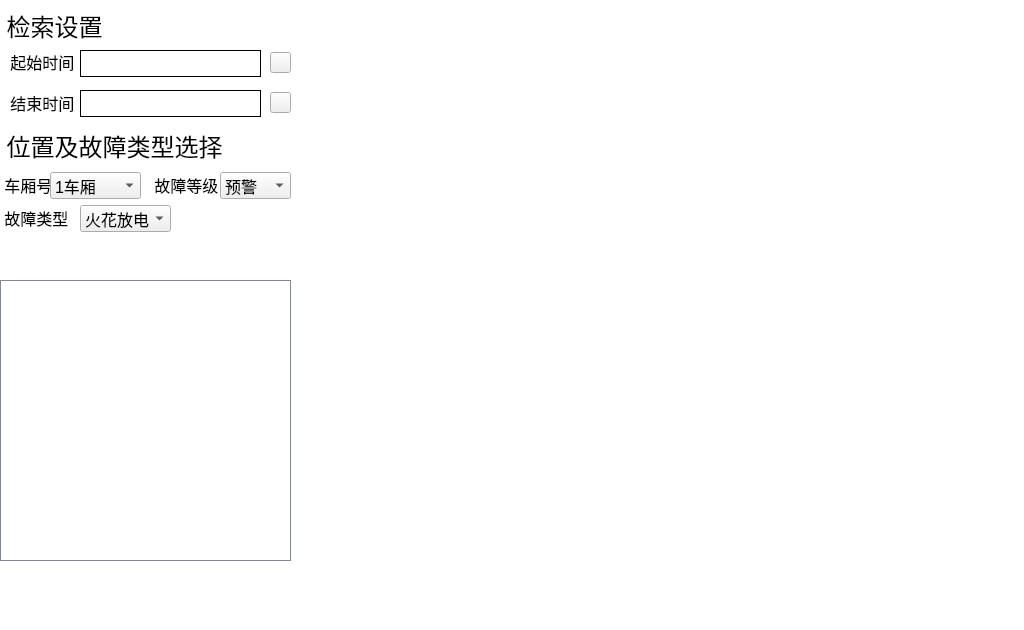
<?xml version="1.0" encoding="UTF-8"?>
<ui version="4.0">
 <class>inteAnalyWidget</class>
 <widget class="QWidget" name="inteAnalyWidget">
  <property name="geometry">
   <rect>
    <x>0</x>
    <y>0</y>
    <width>1024</width>
    <height>630</height>
   </rect>
  </property>
  <property name="windowTitle">
   <string>Form</string>
  </property>
  <widget class="QPushButton" name="pushButton_15">
   <property name="geometry">
    <rect>
     <x>90</x>
     <y>240</y>
     <width>112</width>
     <height>32</height>
    </rect>
   </property>
   <property name="font">
    <font>
     <pointsize>12</pointsize>
    </font>
   </property>
   <property name="styleSheet">
    <string notr="true">QPushButton{
background-image: url(:/monres/search.bmp);
border-color: rgb(255, 255, 255);
border-width: 1px;
border-style: solid;}
QPushButton:pressed
{background-color: rgb(86, 164, 246);color: rgb(255, 255, 255);border-color: rgb(170, 170, 170);border-width: 2px;border-style: solid;}</string>
   </property>
   <property name="text">
    <string/>
   </property>
  </widget>
  <widget class="QComboBox" name="comboBox_4">
   <property name="geometry">
    <rect>
     <x>220</x>
     <y>172</y>
     <width>71</width>
     <height>27</height>
    </rect>
   </property>
   <property name="font">
    <font>
     <pointsize>12</pointsize>
    </font>
   </property>
   <item>
    <property name="text">
     <string>预警</string>
    </property>
   </item>
   <item>
    <property name="text">
     <string>告警</string>
    </property>
   </item>
   <item>
    <property name="text">
     <string>报警</string>
    </property>
   </item>
  </widget>
  <widget class="QLabel" name="label_3">
   <property name="geometry">
    <rect>
     <x>6</x>
     <y>41</y>
     <width>71</width>
     <height>41</height>
    </rect>
   </property>
   <property name="font">
    <font>
     <pointsize>12</pointsize>
    </font>
   </property>
   <property name="styleSheet">
    <string notr="true"> #label_3 { 
	color: rgb(0, 0, 0);
    background-color: rgb(255, 255, 255);
  } 
 #label_3 * { 
     background-color:; 
 }</string>
   </property>
   <property name="text">
    <string> 起始时间</string>
   </property>
  </widget>
  <widget class="QComboBox" name="comboBox_3">
   <property name="geometry">
    <rect>
     <x>50</x>
     <y>172</y>
     <width>91</width>
     <height>27</height>
    </rect>
   </property>
   <property name="font">
    <font>
     <pointsize>12</pointsize>
    </font>
   </property>
   <item>
    <property name="text">
     <string>1车厢</string>
    </property>
   </item>
   <item>
    <property name="text">
     <string>2车厢</string>
    </property>
   </item>
   <item>
    <property name="text">
     <string>3车厢</string>
    </property>
   </item>
   <item>
    <property name="text">
     <string>4车厢</string>
    </property>
   </item>
   <item>
    <property name="text">
     <string>5车厢</string>
    </property>
   </item>
  </widget>
  <widget class="QPushButton" name="pushButton_8">
   <property name="geometry">
    <rect>
     <x>0</x>
     <y>580</y>
     <width>161</width>
     <height>46</height>
    </rect>
   </property>
   <property name="font">
    <font>
     <pointsize>12</pointsize>
    </font>
   </property>
   <property name="styleSheet">
    <string notr="true">QPushButton{
background-image: url(:/monres/faultmapdownload.bmp);
border-color: rgb(255, 255, 255);
border-width: 1px;
border-style: solid;}

QPushButton:pressed
{background-color: rgb(86, 164, 246);color: rgb(255, 255, 255);border-color: rgb(170, 170, 170);border-width: 2px;border-style: solid;}</string>
   </property>
   <property name="text">
    <string/>
   </property>
  </widget>
  <widget class="QLabel" name="label_6">
   <property name="geometry">
    <rect>
     <x>0</x>
     <y>164</y>
     <width>51</width>
     <height>41</height>
    </rect>
   </property>
   <property name="font">
    <font>
     <pointsize>12</pointsize>
    </font>
   </property>
   <property name="styleSheet">
    <string notr="true"> #label_6 { 
	color: rgb(0, 0, 0);
    background-color: rgb(255, 255, 255);
  } 
 #label_6 * { 
     background-color:; 
 }</string>
   </property>
   <property name="text">
    <string> 车厢号</string>
   </property>
  </widget>
  <widget class="QPushButton" name="pushButton_17">
   <property name="geometry">
    <rect>
     <x>680</x>
     <y>575</y>
     <width>51</width>
     <height>51</height>
    </rect>
   </property>
   <property name="styleSheet">
    <string notr="true">background-image: url(:/monres/next.bmp);</string>
   </property>
   <property name="text">
    <string/>
   </property>
   <property name="iconSize">
    <size>
     <width>41</width>
     <height>41</height>
    </size>
   </property>
   <property name="flat">
    <bool>true</bool>
   </property>
  </widget>
  <widget class="QComboBox" name="comboBox_5">
   <property name="geometry">
    <rect>
     <x>80</x>
     <y>205</y>
     <width>91</width>
     <height>27</height>
    </rect>
   </property>
   <property name="font">
    <font>
     <pointsize>12</pointsize>
    </font>
   </property>
   <item>
    <property name="text">
     <string>火花放电</string>
    </property>
   </item>
   <item>
    <property name="text">
     <string>火花频率较高</string>
    </property>
   </item>
   <item>
    <property name="text">
     <string>火花较大</string>
    </property>
   </item>
   <item>
    <property name="text">
     <string>整体结构异常</string>
    </property>
   </item>
  </widget>
  <widget class="QLabel" name="label_12">
   <property name="geometry">
    <rect>
     <x>300</x>
     <y>0</y>
     <width>724</width>
     <height>561</height>
    </rect>
   </property>
   <property name="styleSheet">
    <string notr="true">color: rgb(255, 255, 255);
background-image: url(:/res/playerbk.png);</string>
   </property>
   <property name="text">
    <string/>
   </property>
  </widget>
  <widget class="QPushButton" name="pushButton_16">
   <property name="geometry">
    <rect>
     <x>165</x>
     <y>580</y>
     <width>161</width>
     <height>46</height>
    </rect>
   </property>
   <property name="font">
    <font>
     <pointsize>12</pointsize>
    </font>
   </property>
   <property name="styleSheet">
    <string notr="true">QPushButton{
background-image: url(:/monres/erroconfig.bmp);
border-color: rgb(255, 255, 255);
border-width: 1px;
border-style: solid;}


QPushButton:pressed
{background-color: rgb(86, 164, 246);color: rgb(255, 255, 255);border-color: rgb(170, 170, 170);border-width: 2px;border-style: solid;}</string>
   </property>
   <property name="text">
    <string/>
   </property>
  </widget>
  <widget class="QPushButton" name="pushButton_11">
   <property name="geometry">
    <rect>
     <x>610</x>
     <y>575</y>
     <width>51</width>
     <height>51</height>
    </rect>
   </property>
   <property name="styleSheet">
    <string notr="true">background-image: url(:/monres/before.bmp);</string>
   </property>
   <property name="text">
    <string/>
   </property>
   <property name="iconSize">
    <size>
     <width>41</width>
     <height>41</height>
    </size>
   </property>
   <property name="flat">
    <bool>true</bool>
   </property>
  </widget>
  <widget class="QLabel" name="label_4">
   <property name="geometry">
    <rect>
     <x>6</x>
     <y>82</y>
     <width>71</width>
     <height>41</height>
    </rect>
   </property>
   <property name="font">
    <font>
     <pointsize>12</pointsize>
    </font>
   </property>
   <property name="styleSheet">
    <string notr="true"> #label_4 { 
	color: rgb(0, 0, 0);
    background-color: rgb(255, 255, 255);
  } 
 #label_4 * { 
     background-color:; 
 }</string>
   </property>
   <property name="text">
    <string> 结束时间</string>
   </property>
  </widget>
  <widget class="QLabel" name="label_5">
   <property name="geometry">
    <rect>
     <x>0</x>
     <y>130</y>
     <width>281</width>
     <height>31</height>
    </rect>
   </property>
   <property name="font">
    <font>
     <pointsize>18</pointsize>
    </font>
   </property>
   <property name="styleSheet">
    <string notr="true"> #label_5 { 
	color: rgb(0, 0, 0);
    background-color: rgb(255, 255, 255);
  } 
 #label_5 * { 
     background-color:; 
 }</string>
   </property>
   <property name="text">
    <string> 位置及故障类型选择</string>
   </property>
  </widget>
  <widget class="QLabel" name="label_14">
   <property name="geometry">
    <rect>
     <x>0</x>
     <y>197</y>
     <width>71</width>
     <height>41</height>
    </rect>
   </property>
   <property name="font">
    <font>
     <pointsize>12</pointsize>
    </font>
   </property>
   <property name="styleSheet">
    <string notr="true"> #label_14 { 
	color: rgb(0, 0, 0);
    background-color: rgb(255, 255, 255);
  } 
 #label_14 * { 
     background-color:; 
 }</string>
   </property>
   <property name="text">
    <string> 故障类型</string>
   </property>
  </widget>
  <widget class="QTableWidget" name="recordFileTableWidget">
   <property name="geometry">
    <rect>
     <x>0</x>
     <y>280</y>
     <width>291</width>
     <height>281</height>
    </rect>
   </property>
   <property name="font">
    <font>
     <pointsize>12</pointsize>
    </font>
   </property>
   <property name="styleSheet">
    <string notr="true">border-style: none;
background-color: rgb(255,255,255);
gridline-color: rgb(130, 135, 144);
border-color: rgb(130, 135, 144);
border-width: 1px;border-style: solid;</string>
   </property>
   <property name="showGrid">
    <bool>false</bool>
   </property>
   <property name="columnCount">
    <number>0</number>
   </property>
   <attribute name="horizontalHeaderCascadingSectionResizes">
    <bool>false</bool>
   </attribute>
   <attribute name="horizontalHeaderDefaultSectionSize">
    <number>100</number>
   </attribute>
   <attribute name="horizontalHeaderShowSortIndicator" stdset="0">
    <bool>false</bool>
   </attribute>
   <attribute name="horizontalHeaderStretchLastSection">
    <bool>true</bool>
   </attribute>
   <attribute name="verticalHeaderVisible">
    <bool>false</bool>
   </attribute>
  </widget>
  <widget class="QLabel" name="label_2">
   <property name="geometry">
    <rect>
     <x>0</x>
     <y>2</y>
     <width>111</width>
     <height>46</height>
    </rect>
   </property>
   <property name="font">
    <font>
     <pointsize>18</pointsize>
    </font>
   </property>
   <property name="styleSheet">
    <string notr="true"> #label_2 { 
	color: rgb(0, 0, 0);
    background-color: rgb(255, 255, 255);
  } 
 #label_2 * { 
     background-color:; 
 }</string>
   </property>
   <property name="text">
    <string> 检索设置</string>
   </property>
  </widget>
  <widget class="QLabel" name="label_7">
   <property name="geometry">
    <rect>
     <x>150</x>
     <y>164</y>
     <width>71</width>
     <height>41</height>
    </rect>
   </property>
   <property name="font">
    <font>
     <pointsize>12</pointsize>
    </font>
   </property>
   <property name="styleSheet">
    <string notr="true"> #label_7 { 
	color: rgb(0, 0, 0);
    background-color: rgb(255, 255, 255);
  } 
 #label_7 * { 
     background-color:; 
 }</string>
   </property>
   <property name="text">
    <string> 故障等级</string>
   </property>
  </widget>
  <widget class="QPushButton" name="pushButton_33">
   <property name="geometry">
    <rect>
     <x>400</x>
     <y>580</y>
     <width>180</width>
     <height>43</height>
    </rect>
   </property>
   <property name="font">
    <font>
     <pointsize>12</pointsize>
    </font>
   </property>
   <property name="styleSheet">
    <string notr="true">QPushButton{
background-image: url(:/monres/replacevideo.bmp);
border-color: rgb(255, 255, 255);
border-width: 1px;
border-style: solid;}


QPushButton:pressed
{background-color: rgb(86, 164, 246);color: rgb(255, 255, 255);border-color: rgb(170, 170, 170);border-width: 2px;border-style: solid;}</string>
   </property>
   <property name="text">
    <string/>
   </property>
  </widget>
  <widget class="QPushButton" name="alarmPushButton">
   <property name="geometry">
    <rect>
     <x>800</x>
     <y>590</y>
     <width>82</width>
     <height>36</height>
    </rect>
   </property>
   <property name="font">
    <font>
     <pointsize>12</pointsize>
    </font>
   </property>
   <property name="styleSheet">
    <string notr="true">QPushButton{
background-image: url(:/monres/alertoff.bmp);
border-color: rgb(255, 255, 255);
border-width: 1px;
border-style: solid;}


QPushButton:pressed
{background-color: rgb(86, 164, 246);color: rgb(255, 255, 255);border-color: rgb(170, 170, 170);border-width: 2px;border-style: solid;}</string>
   </property>
   <property name="text">
    <string/>
   </property>
  </widget>
  <widget class="QPushButton" name="canselPushButton">
   <property name="geometry">
    <rect>
     <x>920</x>
     <y>590</y>
     <width>82</width>
     <height>36</height>
    </rect>
   </property>
   <property name="font">
    <font>
     <pointsize>12</pointsize>
    </font>
   </property>
   <property name="styleSheet">
    <string notr="true">QPushButton{
background-image: url(:/monres/cancel.bmp);
border-color: rgb(255, 255, 255);
border-width: 1px;
border-style: solid;}

QPushButton:pressed
{background-color: rgb(86, 164, 246);color: rgb(255, 255, 255);border-color: rgb(170, 170, 170);border-width: 2px;border-style: solid;}</string>
   </property>
   <property name="text">
    <string/>
   </property>
  </widget>
  <widget class="QLabel" name="label_11">
   <property name="geometry">
    <rect>
     <x>0</x>
     <y>0</y>
     <width>1024</width>
     <height>630</height>
    </rect>
   </property>
   <property name="styleSheet">
    <string notr="true">background-color: rgb(255, 255, 255);</string>
   </property>
   <property name="text">
    <string/>
   </property>
  </widget>
  <widget class="QLabel" name="endTimeLabel">
   <property name="geometry">
    <rect>
     <x>80</x>
     <y>90</y>
     <width>181</width>
     <height>27</height>
    </rect>
   </property>
   <property name="font">
    <font>
     <pointsize>12</pointsize>
    </font>
   </property>
   <property name="styleSheet">
    <string notr="true">color: rgb(0, 0, 0);
background-color: rgb(255, 255, 255);
border-color: rgb(0, 0, 0);
border-width: 1px;
border-style: solid;</string>
   </property>
   <property name="text">
    <string/>
   </property>
  </widget>
  <widget class="QPushButton" name="startTimeSetPushButton">
   <property name="geometry">
    <rect>
     <x>270</x>
     <y>52</y>
     <width>21</width>
     <height>21</height>
    </rect>
   </property>
   <property name="styleSheet">
    <string notr="true">border-image: url(:/res/time_set.png);</string>
   </property>
   <property name="text">
    <string/>
   </property>
  </widget>
  <widget class="QPushButton" name="startTimeSetPushButton_2">
   <property name="geometry">
    <rect>
     <x>270</x>
     <y>92</y>
     <width>21</width>
     <height>21</height>
    </rect>
   </property>
   <property name="styleSheet">
    <string notr="true">border-image: url(:/res/time_set.png);</string>
   </property>
   <property name="text">
    <string/>
   </property>
  </widget>
  <widget class="QLabel" name="startTimeLabel">
   <property name="geometry">
    <rect>
     <x>80</x>
     <y>50</y>
     <width>181</width>
     <height>27</height>
    </rect>
   </property>
   <property name="font">
    <font>
     <pointsize>12</pointsize>
    </font>
   </property>
   <property name="styleSheet">
    <string notr="true">color: rgb(0, 0, 0);
background-color: rgb(255, 255, 255);
border-color: rgb(0, 0, 0);
border-width: 1px;
border-style: solid;</string>
   </property>
   <property name="text">
    <string/>
   </property>
  </widget>
  <zorder>label_11</zorder>
  <zorder>pushButton_15</zorder>
  <zorder>label_3</zorder>
  <zorder>label_6</zorder>
  <zorder>pushButton_17</zorder>
  <zorder>label_12</zorder>
  <zorder>pushButton_11</zorder>
  <zorder>label_4</zorder>
  <zorder>label_5</zorder>
  <zorder>label_14</zorder>
  <zorder>label_2</zorder>
  <zorder>label_7</zorder>
  <zorder>pushButton_33</zorder>
  <zorder>comboBox_4</zorder>
  <zorder>comboBox_5</zorder>
  <zorder>comboBox_3</zorder>
  <zorder>pushButton_8</zorder>
  <zorder>recordFileTableWidget</zorder>
  <zorder>alarmPushButton</zorder>
  <zorder>canselPushButton</zorder>
  <zorder>pushButton_16</zorder>
  <zorder>endTimeLabel</zorder>
  <zorder>startTimeSetPushButton</zorder>
  <zorder>startTimeSetPushButton_2</zorder>
  <zorder>startTimeLabel</zorder>
 </widget>
 <resources/>
 <connections/>
</ui>
